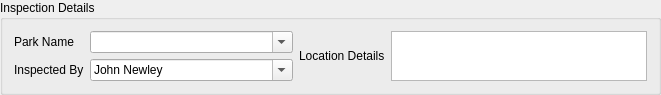
  <widget class="QGroupBox" name="groupBox_10">
   <property name="geometry">
    <rect>
     <x>9</x>
     <y>9</y>
     <width>661</width>
     <height>83</height>
    </rect>
   </property>
   <property name="sizePolicy">
    <sizepolicy hsizetype="Preferred" vsizetype="Fixed">
     <horstretch>0</horstretch>
     <verstretch>0</verstretch>
    </sizepolicy>
   </property>
   <property name="title">
    <string>Inspection Details</string>
   </property>
   <property name="checkable">
    <bool>false</bool>
   </property>
   <layout class="QGridLayout" name="gridLayout">
    <item row="0" column="0">
     <layout class="QFormLayout" name="formLayout_6">
      <property name="fieldGrowthPolicy">
       <enum>QFormLayout::AllNonFixedFieldsGrow</enum>
      </property>
      <item row="0" column="0">
       <widget class="QLabel" name="label_27">
        <property name="text">
         <string>Park Name</string>
        </property>
       </widget>
      </item>
      <item row="0" column="1">
       <widget class="QComboBox" name="Park_Name">
        <property name="editable">
         <bool>true</bool>
        </property>
        <item>
         <property name="text">
          <string/>
         </property>
        </item>
        <item>
         <property name="text">
          <string>Leslie Park</string>
         </property>
        </item>
        <item>
         <property name="text">
          <string>Weeroona Park</string>
         </property>
        </item>
        <item>
         <property name="text">
          <string>Rotary Park / Info Centre</string>
         </property>
        </item>
        <item>
         <property name="text">
          <string>Warwick CBD and Gardens</string>
         </property>
        </item>
        <item>
         <property name="text">
          <string>Stanthorpe CBD and Piazza</string>
         </property>
        </item>
        <item>
         <property name="text">
          <string>Browns Falls Park</string>
         </property>
        </item>
        <item>
         <property name="text">
          <string>Queens Park</string>
         </property>
        </item>
        <item>
         <property name="text">
          <string>St Marks Park</string>
         </property>
        </item>
        <item>
         <property name="text">
          <string>CF White Oval</string>
         </property>
        </item>
        <item>
         <property name="text">
          <string>CF White Cricket</string>
         </property>
        </item>
        <item>
         <property name="text">
          <string>Crisp Oval</string>
         </property>
        </item>
        <item>
         <property name="text">
          <string>Sullivan Oval</string>
         </property>
        </item>
        <item>
         <property name="text">
          <string>Sheahan Oval</string>
         </property>
        </item>
        <item>
         <property name="text">
          <string>Morgan Park</string>
         </property>
        </item>
        <item>
         <property name="text">
          <string>Jackie Howe Park</string>
         </property>
        </item>
        <item>
         <property name="text">
          <string>Storm King Dam</string>
         </property>
        </item>
        <item>
         <property name="text">
          <string>Australiana Park</string>
         </property>
        </item>
        <item>
         <property name="text">
          <string>Kidspace - Kilpa St Park</string>
         </property>
        </item>
        <item>
         <property name="text">
          <string>Rotary Park</string>
         </property>
        </item>
        <item>
         <property name="text">
          <string>Victoria Park</string>
         </property>
        </item>
        <item>
         <property name="text">
          <string>Federation Park</string>
         </property>
        </item>
        <item>
         <property name="text">
          <string>Lions Park</string>
         </property>
        </item>
        <item>
         <property name="text">
          <string>Apex Park</string>
         </property>
        </item>
        <item>
         <property name="text">
          <string>River Reach Park</string>
         </property>
        </item>
        <item>
         <property name="text">
          <string>Mt Marlay Lookout</string>
         </property>
        </item>
        <item>
         <property name="text">
          <string>Jim Mitchell Park</string>
         </property>
        </item>
        <item>
         <property name="text">
          <string>Dalrymple Creek Park</string>
         </property>
        </item>
        <item>
         <property name="text">
          <string>Leyburn Sports Ground</string>
         </property>
        </item>
        <item>
         <property name="text">
          <string>Cunningham Memorial</string>
         </property>
        </item>
        <item>
         <property name="text">
          <string>Heritage Park</string>
         </property>
        </item>
        <item>
         <property name="text">
          <string>Lions Park</string>
         </property>
        </item>
        <item>
         <property name="text">
          <string>Fred Rogers Memorial Park</string>
         </property>
        </item>
        <item>
         <property name="text">
          <string>Gleeson Park</string>
         </property>
        </item>
        <item>
         <property name="text">
          <string>Marion Park </string>
         </property>
        </item>
        <item>
         <property name="text">
          <string>Canning Park</string>
         </property>
        </item>
        <item>
         <property name="text">
          <string>Mile End Park</string>
         </property>
        </item>
        <item>
         <property name="text">
          <string>Liberator Park</string>
         </property>
        </item>
        <item>
         <property name="text">
          <string>Boston Park</string>
         </property>
        </item>
        <item>
         <property name="text">
          <string>Wallangarra Memorial Park</string>
         </property>
        </item>
        <item>
         <property name="text">
          <string>Barnes Park</string>
         </property>
        </item>
        <item>
         <property name="text">
          <string>Slade Park</string>
         </property>
        </item>
        <item>
         <property name="text">
          <string>Bony Mountain Sports Ground</string>
         </property>
        </item>
        <item>
         <property name="text">
          <string>Rocklands Reserve</string>
         </property>
        </item>
        <item>
         <property name="text">
          <string>Farm Creek Park</string>
         </property>
        </item>
        <item>
         <property name="text">
          <string>Pioneer Park </string>
         </property>
        </item>
        <item>
         <property name="text">
          <string>Bicentennial Park</string>
         </property>
        </item>
        <item>
         <property name="text">
          <string>Stuart Henry Park</string>
         </property>
        </item>
        <item>
         <property name="text">
          <string>Cooks Park</string>
         </property>
        </item>
        <item>
         <property name="text">
          <string>Lions Park</string>
         </property>
        </item>
        <item>
         <property name="text">
          <string>Industrial Estate Park</string>
         </property>
        </item>
        <item>
         <property name="text">
          <string>Maryvale Park</string>
         </property>
        </item>
        <item>
         <property name="text">
          <string>Pratten Park</string>
         </property>
        </item>
        <item>
         <property name="text">
          <string>Mel Gibson Park</string>
         </property>
        </item>
        <item>
         <property name="text">
          <string>Karara Hall Grounds</string>
         </property>
        </item>
        <item>
         <property name="text">
          <string>McGregor Park</string>
         </property>
        </item>
        <item>
         <property name="text">
          <string>Tannymorel War Memorial Park</string>
         </property>
        </item>
        <item>
         <property name="text">
          <string>Killarney War Memorial Park</string>
         </property>
        </item>
        <item>
         <property name="text">
          <string>Gillam Park</string>
         </property>
        </item>
        <item>
         <property name="text">
          <string>Chase Estate Park</string>
         </property>
        </item>
        <item>
         <property name="text">
          <string>Lomandra Court Park</string>
         </property>
        </item>
        <item>
         <property name="text">
          <string>Henry Joppich Park</string>
         </property>
        </item>
        <item>
         <property name="text">
          <string>Ellen Backhouse Park</string>
         </property>
        </item>
        <item>
         <property name="text">
          <string>Millar Vale Park</string>
         </property>
        </item>
        <item>
         <property name="text">
          <string>Emu Vale Park</string>
         </property>
        </item>
        <item>
         <property name="text">
          <string>Jubilee Plots</string>
         </property>
        </item>
        <item>
         <property name="text">
          <string>Killarney Showgrounds</string>
         </property>
        </item>
        <item>
         <property name="text">
          <string>Killarney Polocross Ground</string>
         </property>
        </item>
        <item>
         <property name="text">
          <string>Allora Showgrounds</string>
         </property>
        </item>
        <item>
         <property name="text">
          <string>Dalveen Hall grounds</string>
         </property>
        </item>
        <item>
         <property name="text">
          <string>Leslie Reserve</string>
         </property>
        </item>
        <item>
         <property name="text">
          <string>Sunnyside Reserve</string>
         </property>
        </item>
        <item>
         <property name="text">
          <string>Daggs Falls Park </string>
         </property>
        </item>
        <item>
         <property name="text">
          <string>Brock Park </string>
         </property>
        </item>
        <item>
         <property name="text">
          <string>Verri Park</string>
         </property>
        </item>
        <item>
         <property name="text">
          <string>Warwick Green Belt </string>
         </property>
        </item>
        <item>
         <property name="text">
          <string>Melaleuca Crt Park</string>
         </property>
        </item>
        <item>
         <property name="text">
          <string>Tierney Park</string>
         </property>
        </item>
        <item>
         <property name="text">
          <string>Soliders Memorial</string>
         </property>
        </item>
        <item>
         <property name="text">
          <string>Goomburra Park</string>
         </property>
        </item>
        <item>
         <property name="text">
          <string>Connelly Dam</string>
         </property>
        </item>
        <item>
         <property name="text">
          <string>Ballandean School Garden</string>
         </property>
        </item>
        <item>
         <property name="text">
          <string>Carrs Lookout</string>
         </property>
        </item>
        <item>
         <property name="text">
          <string>Drill Hall Park</string>
         </property>
        </item>
        <item>
         <property name="text">
          <string>Dalveen Park</string>
         </property>
        </item>
        <item>
         <property name="text">
          <string>Meadowbank Park</string>
         </property>
        </item>
        <item>
         <property name="text">
          <string>Mountain View Estate Park</string>
         </property>
        </item>
        <item>
         <property name="text">
          <string>Pennant Park</string>
         </property>
        </item>
        <item>
         <property name="text">
          <string>Tullock Park</string>
         </property>
        </item>
        <item>
         <property name="text">
          <string>Condavale Parklands</string>
         </property>
        </item>
        <item>
         <property name="text">
          <string>Arcoola Park</string>
         </property>
        </item>
        <item>
         <property name="text">
          <string>Shilliday Park</string>
         </property>
        </item>
        <item>
         <property name="text">
          <string>Victory Park</string>
         </property>
        </item>
        <item>
         <property name="text">
          <string>Willi St Park</string>
         </property>
        </item>
        <item>
         <property name="text">
          <string>Guide Park</string>
         </property>
        </item>
        <item>
         <property name="text">
          <string>Stan Walsh Park</string>
         </property>
        </item>
        <item>
         <property name="text">
          <string>Tyrell St Park</string>
         </property>
        </item>
        <item>
         <property name="text">
          <string>Hermay Crt Park</string>
         </property>
        </item>
        <item>
         <property name="text">
          <string>Mulberry Ridge Park</string>
         </property>
        </item>
        <item>
         <property name="text">
          <string>Memorial Park </string>
         </property>
        </item>
        <item>
         <property name="text">
          <string>Lyndhurst Lane Park</string>
         </property>
        </item>
        <item>
         <property name="text">
          <string>Willow St Gardens</string>
         </property>
        </item>
        <item>
         <property name="text">
          <string>Applethorpe Park </string>
         </property>
        </item>
        <item>
         <property name="text">
          <string>Mt Tabour Park</string>
         </property>
        </item>
        <item>
         <property name="text">
          <string>Donnellys Castle Rd</string>
         </property>
        </item>
       </widget>
      </item>
      <item row="1" column="0">
       <widget class="QLabel" name="label_22">
        <property name="text">
         <string>Inspected By</string>
        </property>
       </widget>
      </item>
      <item row="1" column="1">
       <widget class="QComboBox" name="Inspected_By">
        <property name="editable">
         <bool>true</bool>
        </property>
        <item>
         <property name="text">
          <string>John Newley</string>
         </property>
        </item>
        <item>
         <property name="text">
          <string/>
         </property>
        </item>
       </widget>
      </item>
     </layout>
    </item>
    <item row="0" column="1">
     <widget class="QLabel" name="label">
      <property name="text">
       <string>Location Details</string>
      </property>
     </widget>
    </item>
    <item row="0" column="2">
     <widget class="QPlainTextEdit" name="plainTextEdit">
      <property name="sizePolicy">
       <sizepolicy hsizetype="Expanding" vsizetype="Fixed">
        <horstretch>0</horstretch>
        <verstretch>0</verstretch>
       </sizepolicy>
      </property>
      <property name="maximumSize">
       <size>
        <width>16777215</width>
        <height>50</height>
       </size>
      </property>
     </widget>
    </item>
   </layout>
  </widget>
